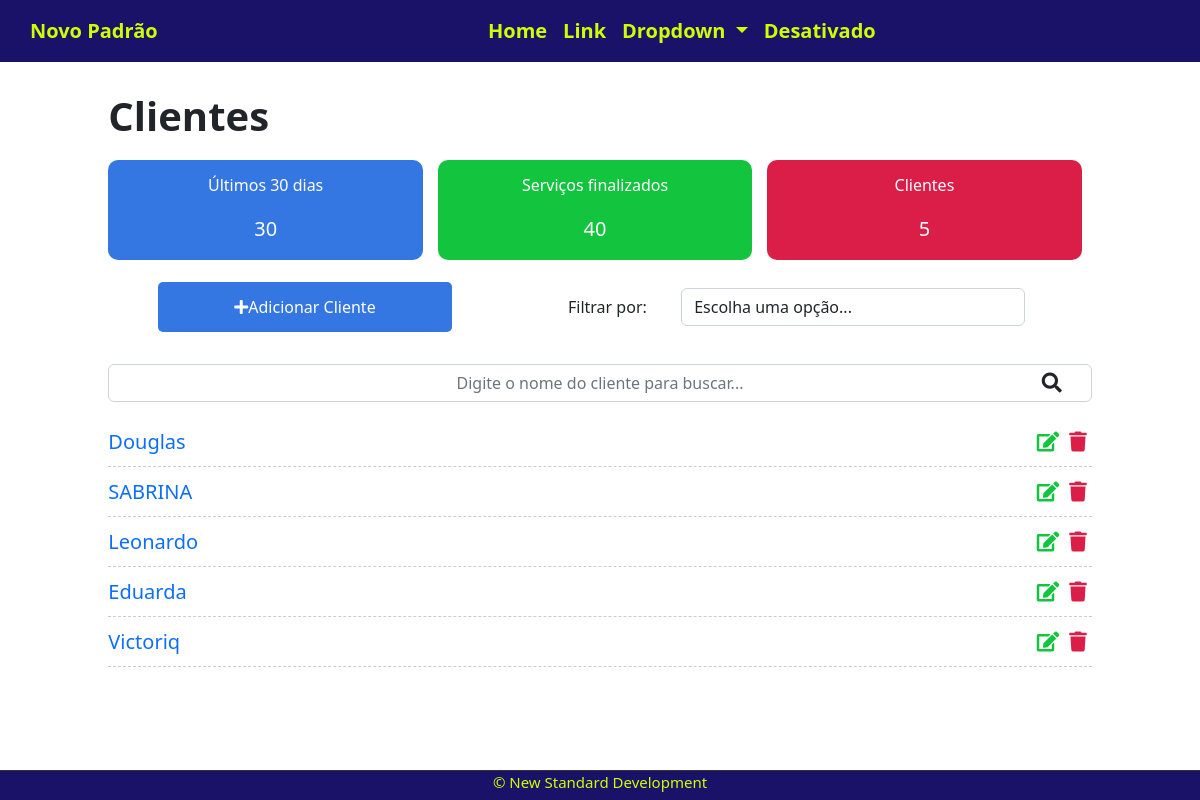
Before: /clients/ with the older database file.
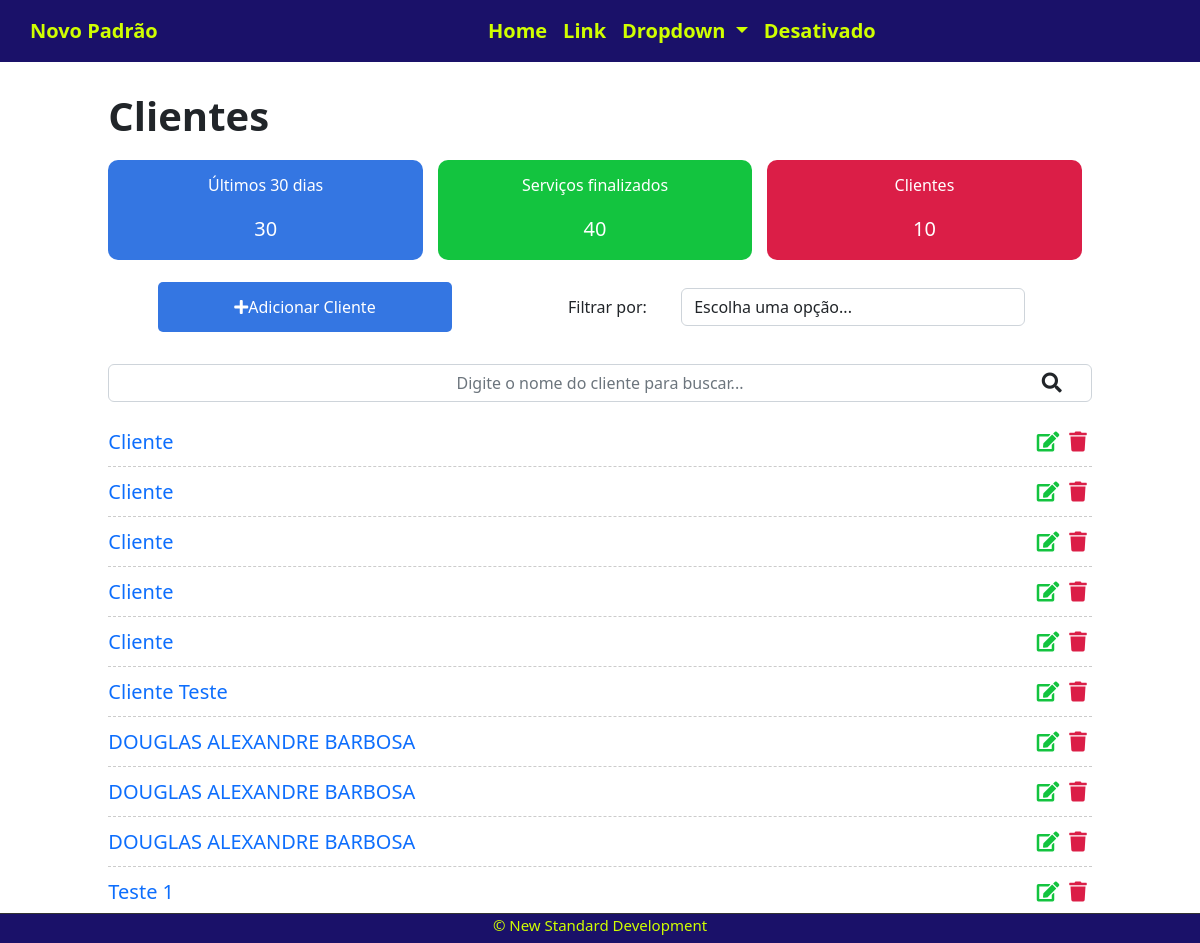
After: the same page with the newer database file.
### company/models.py (models this page shows, shortened)
class Clients(models.Model):
    TIPOS = ("1","Pessoa Fisica"),("2","Pessoa Juridica")
    nome = models.CharField(max_length=255, )
    endereco = models.CharField(max_length=255)
    tipo = models.CharField(
        max_length=10,
        choices=TIPOS,
        null=True,
        blank=True
        )
    telefone1 = models.CharField(max_length=255)
    telefone2 = models.CharField(max_length=255,null=True, blank=True)
    bairro = models.CharField(max_length=255,null=True, blank=True)
    cidade = models.CharField(max_length=255,null=True, blank=True)
    estado = models.CharField(max_length=255,null=True, blank=True)
    email = models.CharField(max_length=255,null=True, blank=True)
    create_at = models.DateTimeField(auto_now_add=True)
    update_at = models.DateTimeField(auto_now=True)

### company/views.py (the view)
# urls.py: path('clients/', views.listClients, name='clients-list'),
def listClients(request):
    clients = Clients.objects.all()
    return render(request, 'company/listclients.html', {'clients': clients})

### company/templates/company/listclients.html (shortened to what this page needs)
{% extends 'base.html' %}
{% block content %}
<div class="offset-1 col-10 list-div">
    <h1>Clientes</h1>
    <div class="flex-container dashboard-client">
        <div class="col-4 dashboard-client-box" id="dashboard-client-lastdays">
            <h4>Últimos 30 dias</h4>
            <span>30</span>
        </div>
        <div class="col-4 dashboard-client-box" id="dashboard-client-done">
            <h4>Serviços finalizados</h4>
            <span>40</span>
        </div>
        <div class="col-4 dashboard-client-box" id="dashboard-client-doing">
            <h4>Clientes</h4>
            <span>{{ clients.count }}</span>
        </div>
    </div>
    <div class="flex-container filter-div">
        <div id="add-link">
            <a href="newclient/">
                <div class="col-2 add-div">
                    <i class="fas fa-plus"></i> Adicionar Cliente
                </div>
            </a>
        </div>
        <div id="div-filter-span">
            <span>Filtrar por:</span>
            <select name="filter" id="filter" class="form-control">
                <option value="">Escolha uma opção...</option>
            </select>
        </div>
    </div>
    <div class=" flex-container search-div">
        <form method="GET" id="search-form">
            <input class="form-control" type="text" id="search" name="search"
                placeholder="Digite o nome do cliente para buscar..." value="{{ request.GET.search }}">
            <i class="fas fa-search" id="search-btn"></i>
        </form>
    </div>
    <ul class="client-list">
        {% for client in clients %}
        <li class="client-item">
            <span class="client-name"><a href="client/{{client.id}}">{{client.nome}} {{client.sobrenome}}</a></span>
            <a href="delete/{{task.id}}" class="delete-btn"><span><i class="fas fa-trash"></i></span></a>
            <a href="edit/{{task.id}}"><span><i class="fas fa-edit"></i></span></a>
        </li>
        {%endfor %}
    </ul>
</div>
{% endblock %}

### company/templates/base.html (shortened to what this page needs)
{% load static %}
<!DOCTYPE html>
<html lang="pt">
<head>
    <link rel="stylesheet" href="https://use.fontawesome.com/releases/v5.7.2/css/all.css"
>
    <link rel="stylesheet" href="https://cdn.jsdelivr.net/npm/bootstrap@5.2.3/dist/css/bootstrap.min.css">
    <link rel="stylesheet" href="{% static 'css/style.css' %}">
</head>
<body>
    <div class="container-fluid">
        <nav class="navbar navbar-expand-sm navbar-light ">
            <a class="navbar-brand" href="/">Novo Padrão</a>
            <div class="collapse navbar-collapse list-dropdown" id="conteudoNavbarSuportado">
                <ul class="navbar-nav mr-auto">
                    <li class="nav-item active">
                        <a class="nav-link" href="/">Home </a>
                    </li>
                    <li class="nav-item">
                        <a class="nav-link" href="#">Link</a>
                    </li>
                    <li class="nav-item dropdown">
                        <a class="nav-link dropdown-toggle" href="#" id="navbarDropdown" role="button"
                            data-toggle="dropdown" aria-haspopup="true" aria-expanded="false">
                            Dropdown
                        </a>
                    </li>
                    <li class="nav-item">
                        <a class="nav-link" href="#">Desativado</a>
                    </li>
                </ul>
            </div>
        </nav>
        <div class="div-base">
            {% block content %}
            {% endblock %}
        </div>
        <footer class="fixar-rodape">
            <p>&copy New Standard Development</p>
        </footer>
    </div>
</body>
</html>

### company/static/css/style.css (style rules this page uses)
footer.fixar-rodape { border-top: 1px solid #333; bottom: 0; left: 0; height: 30px; position: fixed; width: 100%; text-align: center; background-color: #1a1169; color: #d0ff00; font-size: 15px; margin-top: 10px; }

### company/static/css/stylebase.css (style rules this page uses)
.container-fluid { padding: 0%; }
h1 { font-weight: bold; }
.div-base { padding: 10px; }

### company/static/css/styleNavbar.css (style rules this page uses)
.navbar { background-color: #1a1169; width: 100%; color: #d0ff00; padding-right: 10px; align-items: center; }
.navbar a { padding-left: 30px; font-weight: bold; font-size: 20px; color: #d0ff00; }
h1 { margin-top: 20px; margin-bottom: 20px; }
.list-dropdown { justify-content: space-around; }

### company/static/css/styleDashboardClients.css (style rules this page uses)
.dashboard-client { padding: 0; width: 100%; display: flex; margin-bottom: 20px; }
.dashboard-client h4 { font-size: 100%; }
.dashboard-client span { font-size: 100%; display: flex; justify-content: center; width: 100%; }
.dashboard-client-box { float: left; background-color: #DFDFDF; color: #FFF; display: flex; flex-direction: column; justify-content: space-around; box-sizing: border-box; height: 100px; width: 32%; text-align: center; padding: 10px; align-items: center; border-radius: 10px; }
.dashboard-client-box span { font-size: 20px; }
.dashboard-client-box:nth-child(2) { margin-left: 1.5%; margin-right: 1.5%; }
#dashboard-client-lastdays { background-color: #3476e2; }
#dashboard-client-done { background-color: #13c43f; }
#dashboard-client-doing { background-color: #db1e47; }
#add-link { width: 30%; text-decoration: none; align-items: center; }
#add-link a { text-decoration: none; }
.add-div { background-color: #3476e2; cursor: pointer; color: #FFF; text-align: center; border-radius: 5px; width: 100%; height: 50px; display: flex; font-size: 100%; align-items: center; justify-content: center; }
.fas.fa-plus { color: #FFF; font-size: 100%; text-align: center; }
.filter-div { margin-bottom: 15px; padding: 0; display: flex; justify-content: space-around; align-items: center; width: 100%; }
#filter { display: inline-block; width: 70%; margin-left: 10px; margin-left: 0; }
#div-filter-span { width: 50%; display: flex; align-items: center; justify-content: space-around; }
.search-div { padding: 0; margin-top: 30px; margin-bottom: 15px; width: 100%; }
#search-form { display: flex; position: relative; align-items: center; width: 100%; text-align: center; justify-content: right; }
#search-form input { text-align: center; }
#search-btn { width: 50px; font-size: 20px; display: flex; position: absolute; float: right; }
.fas.fa-search { cursor: pointer; }
.list-div { padding: 0; }
.client-list { padding-left: 0; }
.client-item { list-style: none; font-size: 20px; height: 50px; padding-top: 10px; border-bottom: 1px dashed #CCC; }
.client-item a { text-decoration: none; }
.fas.fa-trash { color: #db1e47; cursor: pointer; margin: 5px; font-size: 20px; float: right; }
.fas.fa-edit { color: #13c43f; cursor: pointer; margin: 5px; font-size: 20px; float: right; }

### company/static/css/styleClient.css (style rules this page uses)
.client-view input[type=text], select { width: 100%; padding: 5px 10px; margin: 8px 0; display: inline-block; border: 1px solid #ccc; border-radius: 4px; box-sizing: border-box; }

Changed rows visible on the page:
changed Clients (number 1 of 10 on the later page): nome "Douglas" → "Cliente"
changed Clients (number 2 of 10 on the later page): nome "SABRINA" → "Cliente"
changed Clients (number 3 of 10 on the later page): nome "Leonardo" → "Cliente"
changed Clients (number 4 of 10 on the later page): nome "Eduarda" → "Cliente"
changed Clients (number 5 of 10 on the later page): nome "Victoriq" → "Cliente"
added Clients: nome "Cliente Teste"
added Clients: nome "DOUGLAS ALEXANDRE BARBOSA"
added Clients: nome "DOUGLAS ALEXANDRE BARBOSA"
added Clients: nome "DOUGLAS ALEXANDRE BARBOSA"
added Clients: nome "Teste 1"
Other visible differences:
{{ clients.count }}: "5" → "10"
